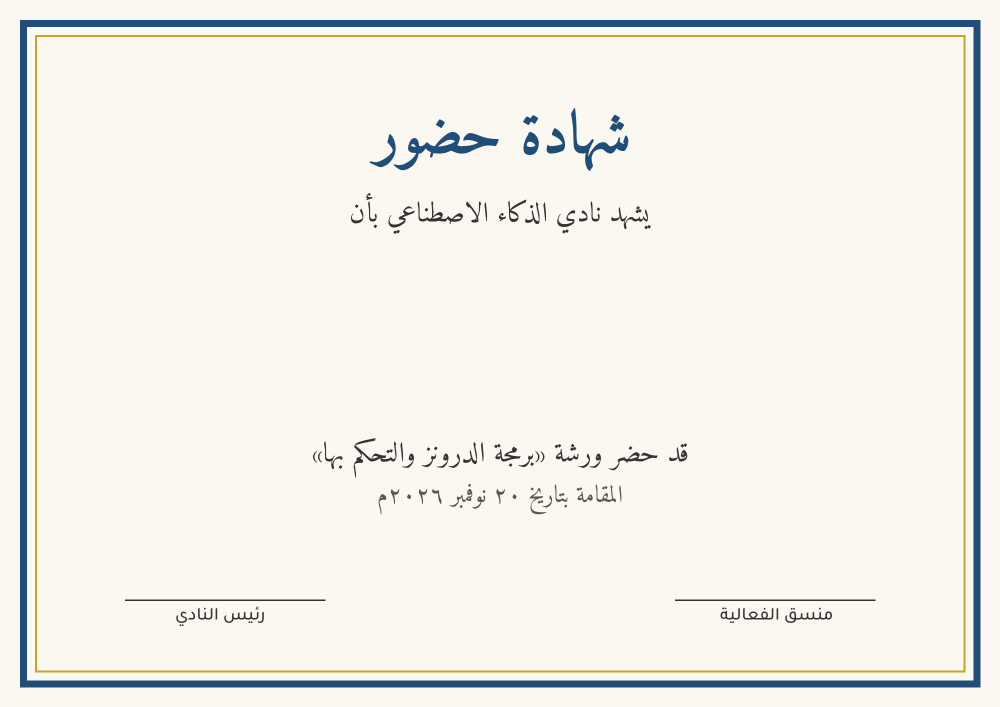
#> input picture samples/blank.png, 2000 x 1414 px (shown at 1/2 size)
$ python -i detector.py   (imports and definitions only)
#> lines starting #> are read from the running program, lines starting #| are printed output that depends on the picture; after the words box and inside, x2 and y2 are one past the last pixel; in counts of white or black regions, pixels touching at a corner belong together
"""Automatic detection of where the attendee name belongs on a certificate.

Strategies, in priority order:
1. placeholder  - an explicit placeholder written by the organizer, e.g. {name},
                  <<name>>, [الاسم], NAME, or a stand-alone "الاسم" on its own line.
                  The placeholder is erased before the real name is drawn.
2. line         - a horizontal line (solid, dashed or dotted) near the middle of the
                  page that the name is written above.
3. whitespace   - the largest empty horizontal band in the central part of the page.
4. center       - last resort: the middle of the page.

Every result is a suggestion: the web UI lets the organizer drag/resize the box.
"""
from __future__ import annotations

import re
from dataclasses import dataclass, field, asdict

import cv2
import numpy as np
from PIL import Image

try:
    import pytesseract
except ImportError:  # OCR is optional; the other strategies still work.
    pytesseract = None


@dataclass
class Box:
    x: int
    y: int
    w: int
    h: int

    # [6 lines left out: function clip, not called in this run]


@dataclass
class Detection:
    box: Box
    method: str
    confidence: float
    color: str = "#1a1a1a"
    erase: list[Box] = field(default_factory=list)

    def to_dict(self) -> dict:
        d = asdict(self)
        return d


OCR_MAX_SIDE = 1500
OCR_TIMEOUT = 30  # seconds

# --------------------------------------------------------------------------- helpers

_ARABIC_DIACRITICS = re.compile(r"[ً-ْـ]")  # harakat + tatweel
# Tokens that are unambiguously placeholders when wrapped in brackets/braces.
_PLACEHOLDER_WORDS = {
    "name", "fullname", "full_name", "participant", "participant_name", "attendee",
    "الاسم", "اسم", "اسم_المشارك", "المشارك", "اسمالمشارك", "اسم_الحضور",
}
_BRACKETED = re.compile(r"^[\[\{<«(]{1,2}\s*([^\]\}>»)]+?)\s*[\]\}>»)]{1,2}$")


def _normalize_token(text: str) -> str:
    t = _ARABIC_DIACRITICS.sub("", text).strip().lower()
    return t


# [31 lines left out: functions is_placeholder_text, dominant_ink_color, not called in this run]


def _ink_mask(gray: np.ndarray) -> np.ndarray:
    """Binary mask (255 = ink) robust to coloured / textured backgrounds."""
    blur = cv2.GaussianBlur(gray, (3, 3), 0)
    _, otsu = cv2.threshold(blur, 0, 255, cv2.THRESH_BINARY_INV + cv2.THRESH_OTSU)
    adaptive = cv2.adaptiveThreshold(
        blur, 255, cv2.ADAPTIVE_THRESH_MEAN_C, cv2.THRESH_BINARY_INV, 31, 15
    )
    return cv2.bitwise_and(otsu, adaptive)


def _default_box_height(H: int) -> int:
    return int(H * 0.085)


# --------------------------------------------------------------------------- strategy 1

# [80 lines left out: function detect_placeholder, not called in this run]


# --------------------------------------------------------------------------- strategy 2

def find_horizontal_lines(gray: np.ndarray) -> list[tuple[int, int, int, int]]:
    """Return (x, y, w, h) of thin horizontal lines, including dashed/dotted ones."""
    H, W = gray.shape
    ink = _ink_mask(gray)
    # Join dots/dashes horizontally, then keep only long horizontal runs.
    join = cv2.morphologyEx(ink, cv2.MORPH_CLOSE, cv2.getStructuringElement(cv2.MORPH_RECT, (max(3, W // 90), 1)))
    long_k = cv2.getStructuringElement(cv2.MORPH_RECT, (max(10, W // 9), 1))
    lines = cv2.morphologyEx(join, cv2.MORPH_OPEN, long_k)
    n, _, stats, _ = cv2.connectedComponentsWithStats(lines, connectivity=8)
    out = []
    max_thick = max(8, int(H * 0.012))
    for i in range(1, n):
        x, y, w, h, area = stats[i]
        if h > max_thick or w < W * 0.15:
            continue
        # A real line is "thin everywhere": check that the ink above and below
        # the line is mostly absent (otherwise it's the base of a text row).
        out.append((int(x), int(y), int(w), int(h)))
    return out


def detect_line(img: Image.Image) -> Detection | None:
    rgb = np.array(img.convert("RGB"))
    gray = cv2.cvtColor(rgb, cv2.COLOR_RGB2GRAY)
    H, W = gray.shape
    ink = _ink_mask(gray)
    best, best_score = None, -1e9
    for x, y, w, h in find_horizontal_lines(gray):
        cx, cy = x + w / 2, y + h / 2
        # Ignore frame/border lines and full-width decorative rules.
        # Signature lines sit to the sides; the name line is horizontally centred.
        if abs(cx - W / 2) > W * 0.12:
            continue
        if w > W * 0.88 or cy < H * 0.12 or cy > H * 0.9 or x < W * 0.03 or x + w > W * 0.97:
            continue
        box_h = _default_box_height(H)
        above = ink[max(0, y - box_h):max(0, y - 3), x:x + w]
        emptiness = 1.0 - (above.mean() / 255 if above.size else 1.0)
        if emptiness < 0.9:
            continue  # text already sits on this line -> it's an underline, not a blank
        centered = 1 - abs(cx - W / 2) / (W / 2)
        vertical = 1 - abs(cy - H * 0.52) / (H / 2)
        score = 2.0 * centered + 1.5 * vertical + 1.0 * (w / W) + 2.0 * emptiness
        if score > best_score:
            best, best_score = (x, y, w, h), score
    if best is None:
        return None
    x, y, w, h = best
    box_h = _default_box_height(H)
    # Shrink the box if other content sits close above the line.
    col = ink[:max(0, y - 3), x:x + w].any(axis=1)
    rows_with_ink = np.where(col)[0]
    top_limit = rows_with_ink[rows_with_ink < y - 3].max() + 1 if rows_with_ink.size else 0
    top = max(top_limit + int(H * 0.008), y - box_h)
    box = Box(x, int(top), w, int(y - top - max(2, H * 0.004))).clip(W, H)
    if box.h < H * 0.025:
        return None
    color = dominant_ink_color(rgb[int(H * 0.15):int(H * 0.85), int(W * 0.15):int(W * 0.85)])
    return Detection(box=box, method="line", confidence=0.8, color=color)


# --------------------------------------------------------------------------- strategy 3

# [43 lines left out: functions detect_whitespace, detect_name_box, not called in this run]

>>> from PIL import Image
>>> picture = Image.open('../samples/blank.png')
#> picture is the input picture: PIL image 2000x1414 RGB; mean R, G, B 241.4, 239.9, 233.7
>>> result = detect_line(picture)
#> in detect_line, `gray = cv2.cvtColor(rgb, cv2.COLOR_RGB2GRAY)`:
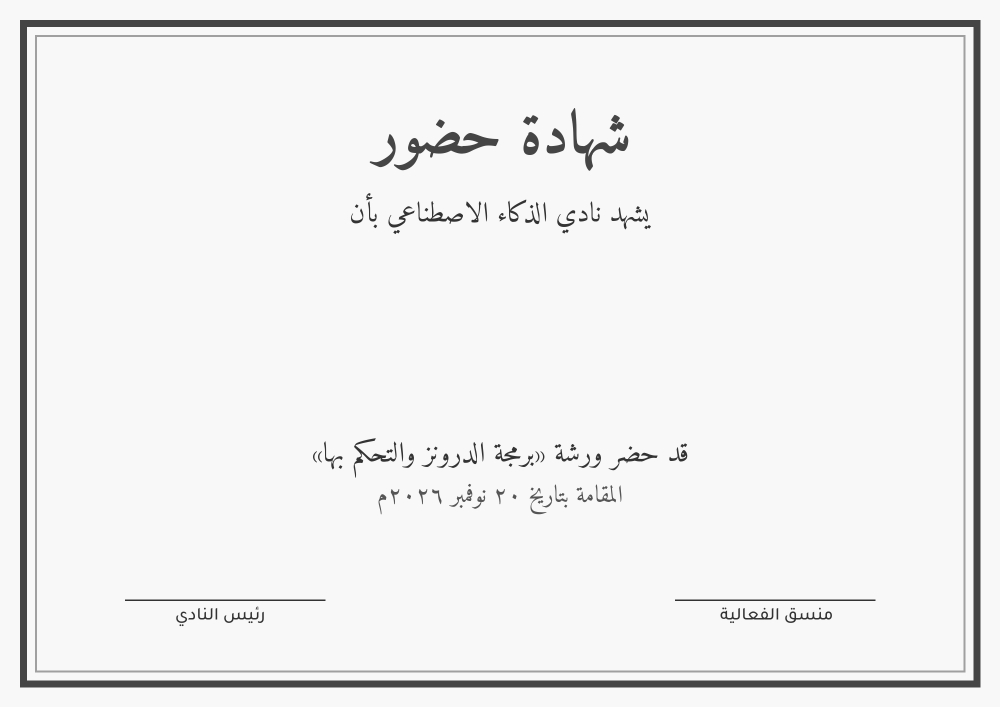
#> gray: shape (1414, 2000) (shown at 1/2 size); min 51, max 248, mean 239.6
#> in _ink_mask, `_, otsu = cv2.threshold(blur, 0, 255, cv2.THRESH_BINARY_INV + cv2.THRE..`:
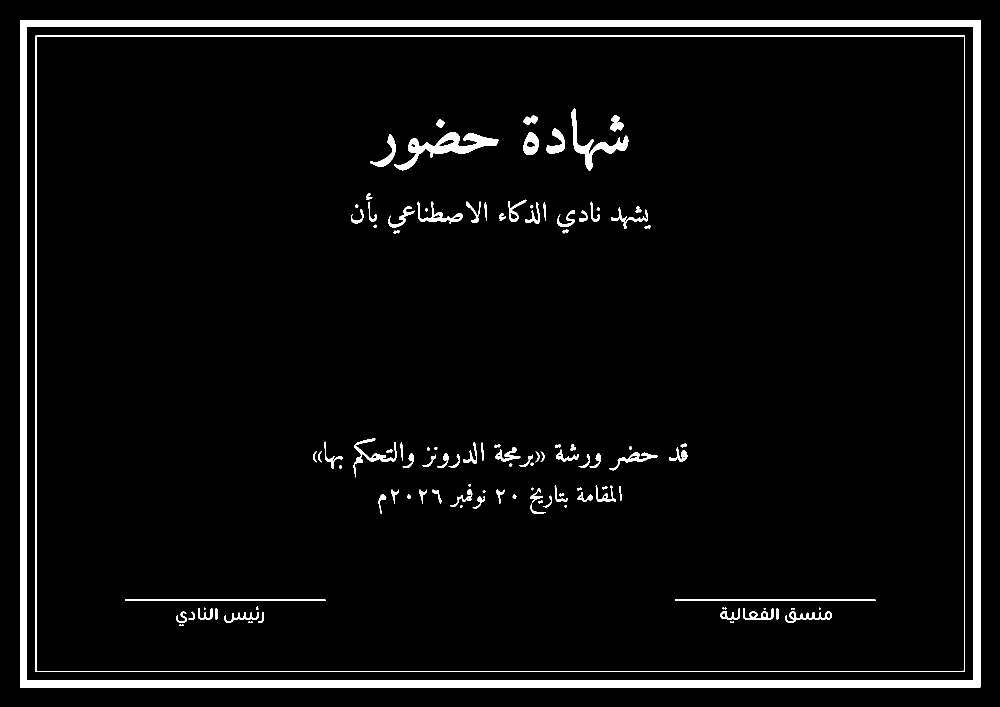
#> otsu: shape (1414, 2000) (shown at 1/2 size); 4.7% white; 112 white regions (6 under 20 px), largest, box (x1, y1, x2, y2) and area: (40, 40, 1961, 1375) 90384, (71, 71, 1930, 1344) 12516, (788, 264, 997, 341) 4491
#> in _ink_mask, `adaptive = cv2.adaptiveThreshold( blur, 255, cv2.ADAPTIVE_THRESH_MEAN_..`:
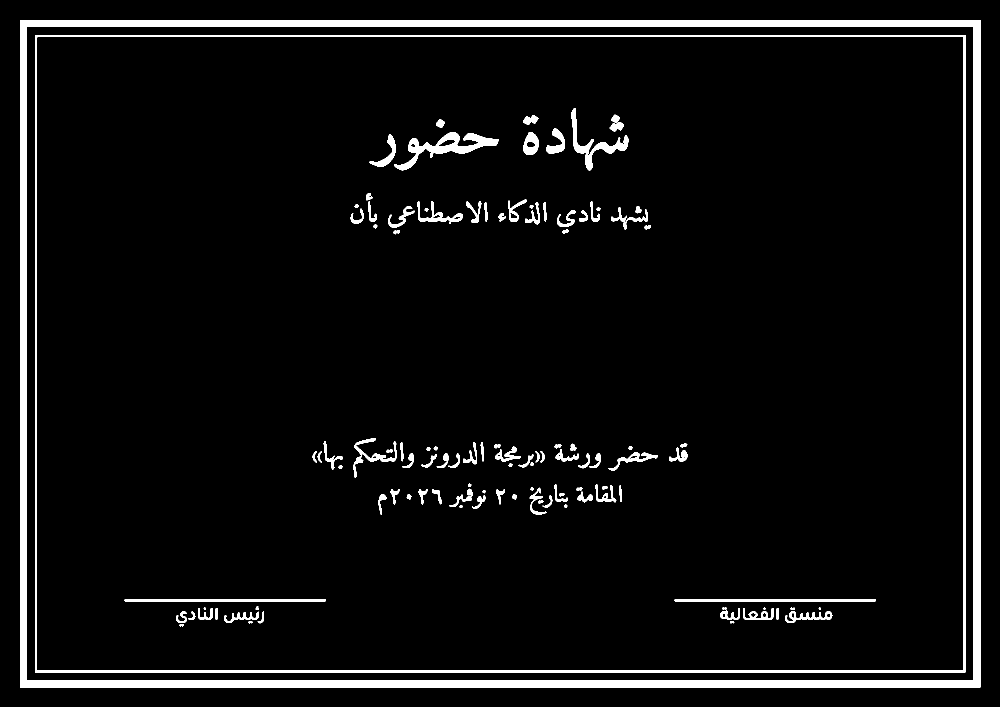
#> adaptive: shape (1414, 2000) (shown at 1/2 size); 5.4% white; 111 white regions (3 under 20 px), largest, box (x1, y1, x2, y2) and area: (40, 40, 1961, 1375) 90384, (70, 70, 1931, 1345) 25028, (788, 264, 997, 341) 4367
#> in _ink_mask, `return cv2.bitwise_and(otsu, adaptive)`: returned value: shape (1414, 2000); 4.7% white; 113 white regions (6 under 20 px), largest, box (x1, y1, x2, y2) and area: (40, 40, 1961, 1375) 90384, (71, 71, 1930, 1344) 12516, (788, 264, 997, 341) 4340
#> in find_horizontal_lines, `H, W = gray.shape`: H = 1414; W = 2000
#> in find_horizontal_lines, `join = cv2.morphologyEx(ink, cv2.MORPH_CLOSE, cv2.getStructuringElemen..`:
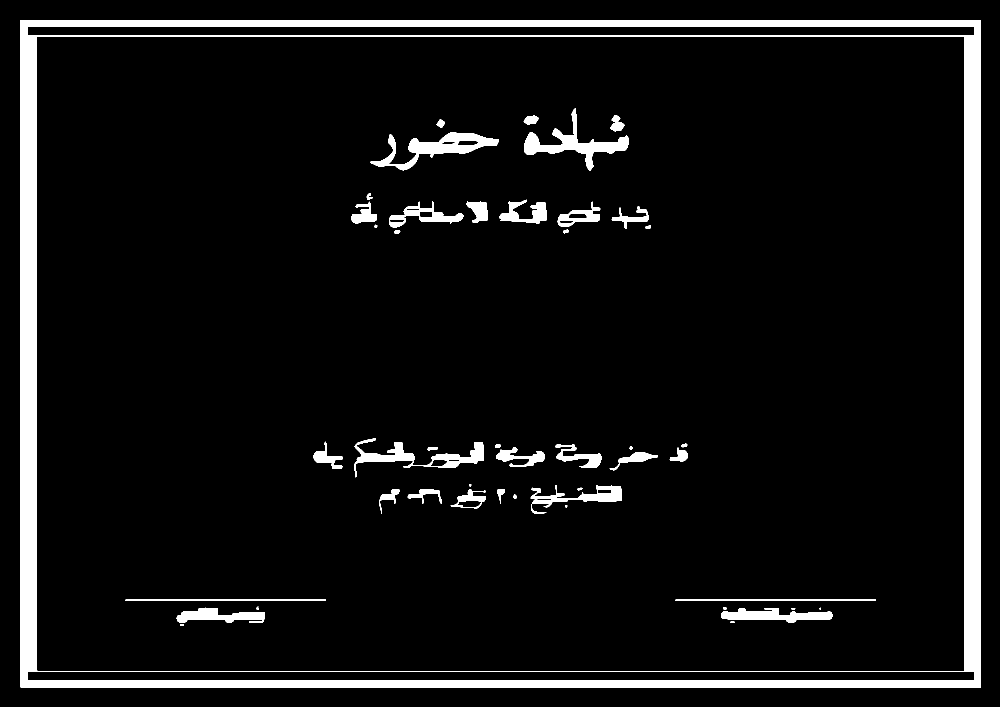
#> join: shape (1414, 2000) (shown at 1/2 size); 6.9% white; 47 white regions (2 under 20 px), largest, box (x1, y1, x2, y2) and area: (41, 40, 1962, 1375) 146182, (741, 264, 998, 341) 6020, (1048, 216, 1258, 341) 5947
#> in find_horizontal_lines, `lines = cv2.morphologyEx(join, cv2.MORPH_OPEN, long_k)`:
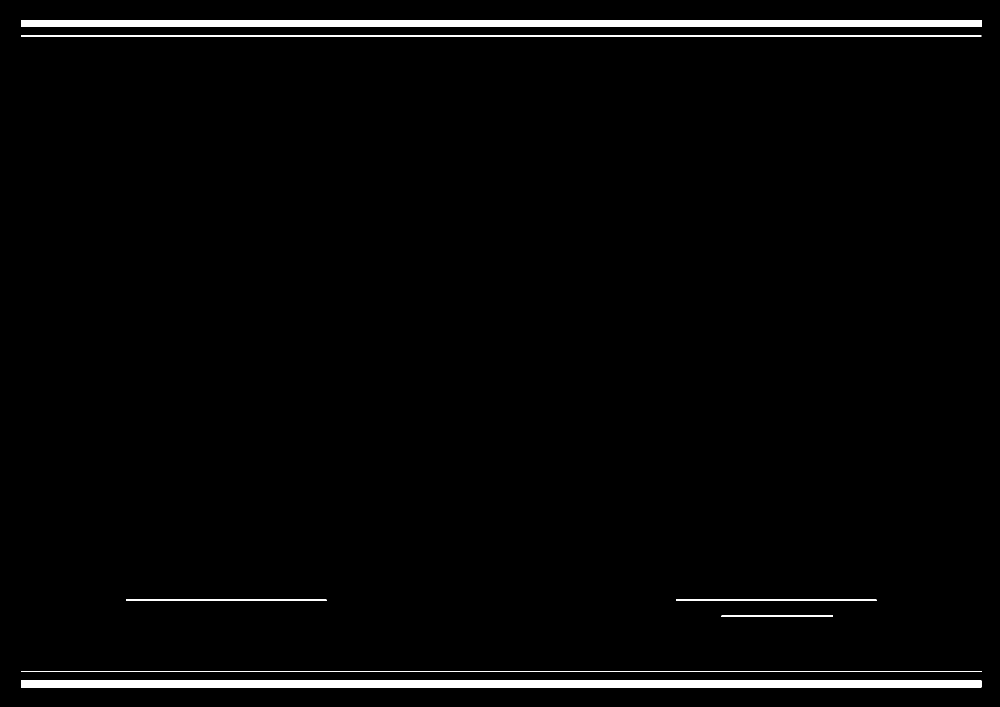
#> lines: shape (1414, 2000) (shown at 1/2 size); 2.3% white; 7 white regions, largest, box (x1, y1, x2, y2) and area: (42, 40, 1963, 54) 26894, (42, 1361, 1963, 1375) 26894, (42, 71, 1963, 73) 3842
#> in find_horizontal_lines, `n, _, stats, _ = cv2.connectedComponentsWithStats(lines, connectivity=8)`: n = 8
#> in find_horizontal_lines, `max_thick = max(8, int(H * 0.012))`: max_thick = 16
#> the loop in detect_line, `for x, y, w, h in find_horizontal_lines(gray):` made 6 passes
#> (x, y, w, h, cx, cy) on passes 1 to 6: (42, 40, 1921, 14, 1002.5, 47), (42, 71, 1921, 2, 1002.5, 72), (252, 1199, 401, 3, 452.5, 1200.5), (1352, 1199, 401, 3, 1552.5, 1200.5), (42, 1342, 1921, 2, 1002.5, 1343), (42, 1361, 1921, 14, 1002.5, 1368)
#> after the loop in detect_line, `for x, y, w, h in find_horizontal_lines(gray):`: best_score = -1e+09
